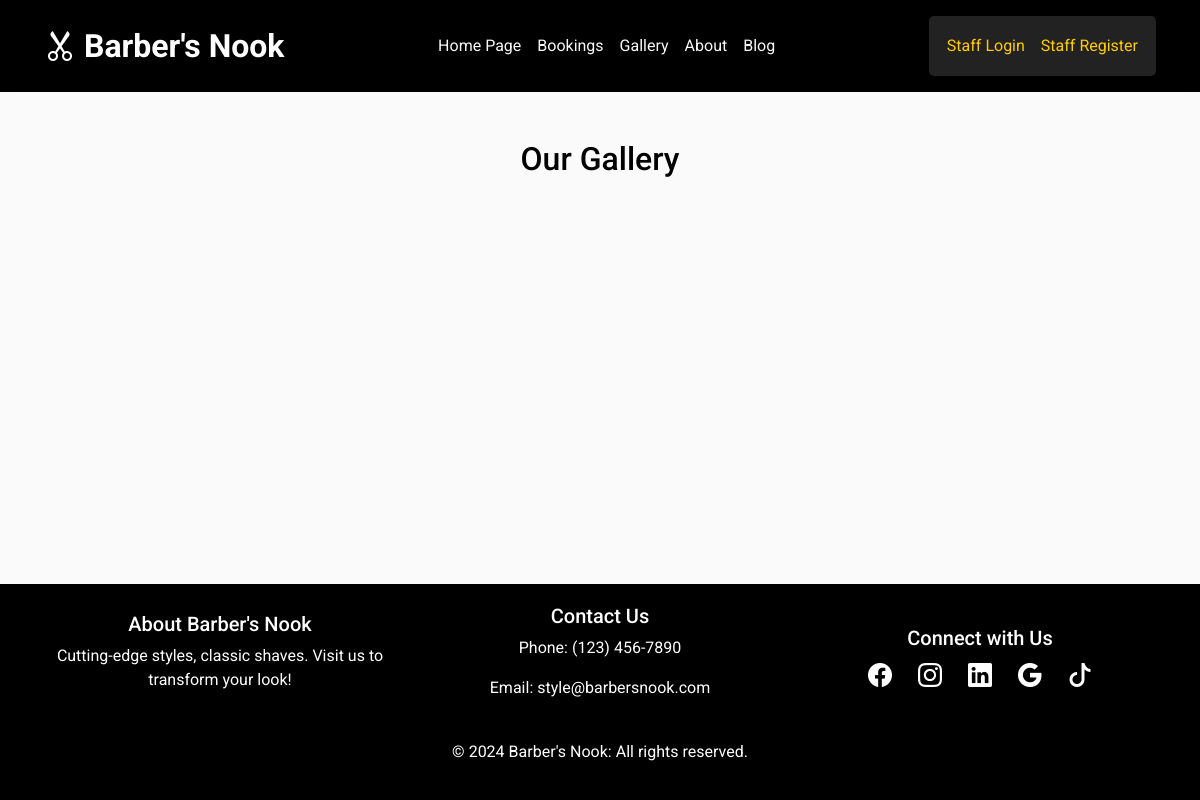
The page /gallery/ on the database as committed earlier.
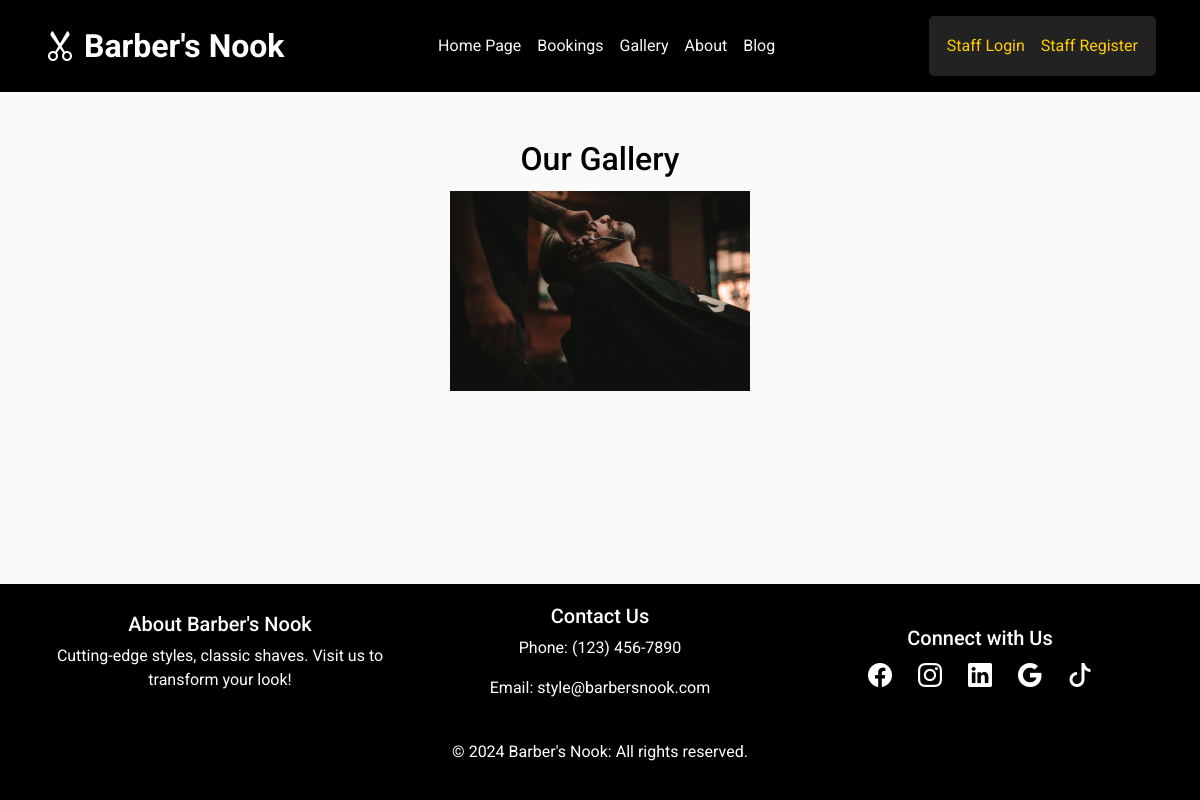
The same page on the database as committed later.
### barberapp/models.py (models this page shows, shortened)
class GalleryImage(models.Model):
    image = models.ImageField(upload_to='gallery/')
    caption = models.CharField(max_length=255, blank=True)
    service = models.ForeignKey(Service, on_delete=models.CASCADE)
    staff = models.ForeignKey(Staff, on_delete=models.CASCADE)
    price = models.DecimalField(max_digits=10, decimal_places=2, null=True, blank=True)
    duration = models.DurationField(null=True, blank=True)

### barberapp/views.py (the view)
# urls.py: path('gallery/', views.gallery, name='gallery'),
def gallery(request):
    images = GalleryImage.objects.all()
    return render(request, 'barberapp/gallery.html', {'images': images})

### barberapp/templates/barberapp/gallery.html (shortened to what this page needs)
{% extends 'base.html' %}
{% block content %}
<div class="container mt-5">
    <div class="container-max">
        <h2 class="text-center">Our Gallery</h2>
        <div class="gallery-grid">
            {% for image in images %}
            <div class="gallery-item" id="galleryCard{{ image.id }}">
                <img src="{{ image.image.url }}" class="img-fluid" alt="{{ image.caption }}">
            </div>
            {% endfor %}
        </div>
    </div>
</div>
{% endblock %}

### barberapp/templates/base.html (shortened to what this page needs)
<!DOCTYPE html>
<html lang="en">
<head>
    <link href="https://cdn.jsdelivr.net/npm/bootstrap@5.3.3/dist/css/bootstrap.min.css" rel="stylesheet">
    <link href="https://cdn.jsdelivr.net/npm/bootstrap-icons/font/bootstrap-icons.css" rel="stylesheet">
</head>
<body>
    <div class="container1">
        <header class="navbar navbar-expand-lg py-3 d-flex justify-content-center align-items-center">
            <div class="container-fluid navbar-width">
                <a class="navbar-brand" href="{% url 'home' %}"><i class="bi bi-scissors"></i> Barber's Nook</a>
                <nav>
                    <ul class="navbar-nav">
                        <li class="nav-item"><a class="nav-link" href="{% url 'home' %}">Home Page</a></li>
                        <li class="nav-item"><a class="nav-link" href="{% url 'book_view' %}">Bookings</a></li>
                        <li class="nav-item"><a class="nav-link" href="{% url 'gallery' %}">Gallery</a></li>
                        <li class="nav-item"><a class="nav-link" href="{% url 'about' %}">About</a></li>
                        <li class="nav-item"><a class="nav-link" href="{% url 'blog' %}">Blog</a></li>
                    </ul>
                </nav>
                <div class="staff-links ms-3">
                    <ul class="navbar-nav">
                        {% if user.is_authenticated %}
                            <li class="nav-item"><a class="nav-link" href="{% url 'staff_availability' %}">Staff Availability</a></li>
                            <li class="nav-item"><a class="nav-link" href="{% url 'logout' %}">Logout</a></li>
                        {% else %}
                            <li class="nav-item"><a class="nav-link" href="{% url 'login' %}">Staff Login</a></li>
                            <li class="nav-item"><a class="nav-link" href="{% url 'register' %}">Staff Register</a></li>
                        {% endif %}
                    </ul>
                </div>
            </div>
        </header>
        <main>
            {% block content %}{% endblock %}
        </main>
        <footer class="footer">
            <div class="container">
                <div class="row d-flex justify-content-center align-items-center">
                    <div class="col-11 col-md-4 text-center mb-3 mb-md-0">
                        <h5>About Barber's Nook</h5>
                        <p>Cutting-edge styles, classic shaves. Visit us to transform your look!</p>
                    </div>
                    <div class="col-12 col-md-4 text-center mb-3 mb-md-0">
                        <h5>Contact Us</h5>
                        <p>Phone: (123) 456-7890</p>
                        <p>Email: style@barbersnook.com</p>
                    </div>
                    <div class="col-12 col-md-4 text-center mb-3 mb-md-0">
                        <h5>Connect with Us</h5>
                        <div class="social-icons d-flex justify-content-center">
                            <a href="#" class="bi bi-facebook me-3"></a>
                            <a href="#" class="bi bi-instagram me-3"></a>
                            <a href="#" class="bi bi-linkedin me-3"></a>
                            <a href="#" class="bi bi-google me-3"></a>
                            <a href="#" class="bi bi-tiktok"></a>
                        </div>
                    </div>
                </div>
                <p class="text-center mt-4">© 2024 Barber's Nook: All rights reserved.</p>
            </div>
        </footer>
    </div>
</body>
</html>

### barberapp/templates/base.html (style rules this page uses)
* { margin: 0; padding: 0; box-sizing: border-box; }
:root { --background-color: #1a1a1a; --navbar-footer-background: #000000; --footer-background: #000000; --font-color: #ffffff; --link-color: #f8f8f8; --link-hover-color: #cccccc; --brand-hover-color: #e0e0e0; --header-font-family: 'Roboto', sans-serif; --body-font-family: 'Roboto', sans-serif; --heading-font-size: 24px; --body-font-size: 16px; }
body, html { height: 100%; margin: 0; display: flex; flex-direction: column; }
body { font-family: var(--body-font-family); background-color: var(--background-color); color: var(--font-color); display: flex; flex-direction: column; min-height: 100vh; margin: 0; overflow-x: hidden; }
.container1 { display: flex; flex-direction: column; flex: 1; }
header { background: var(--navbar-footer-background); color: var(--font-color); font-family: var(--header-font-family); padding: 1rem 0; box-shadow: 0 4px 8px rgba(255, 255, 255, 0.15); }
.navbar { display: flex; justify-content: space-between; align-items: center; padding: 0 2rem; }
.navbar-width { max-width: 1350px; }
.navbar-brand { font-weight: 700; font-size: 2rem; color: var(--font-color); transition: all 0.3s ease; }
.nav-link { color: var(--link-color); transition: color 0.3s ease-in-out; }
main { flex: 1; background-color: #fafafa; }
.footer { background-color: var(--footer-background) !important; color: var(--font-color); padding: 20px 0; text-align: center; width: 100%; }
.social-icons a { color: var(--font-color); margin: 0 10px; font-size: 24px; transition: transform 0.3s ease; }
.staff-links { background-color: #222; padding: 10px; border-radius: 5px; }
.staff-links .nav-link { color: #ffcc00; }

### barberapp/templates/barberapp/gallery.html (style rules this page uses)
main { color: black; }
.gallery-grid { display: flex; flex-wrap: wrap; justify-content: center; gap: 10px; }
.gallery-item { position: relative; width: 100%; max-width: 300px; margin: 5px; overflow: hidden; }

Rows that differ between the two databases and show on the page:
added GalleryImage: image (picture)
